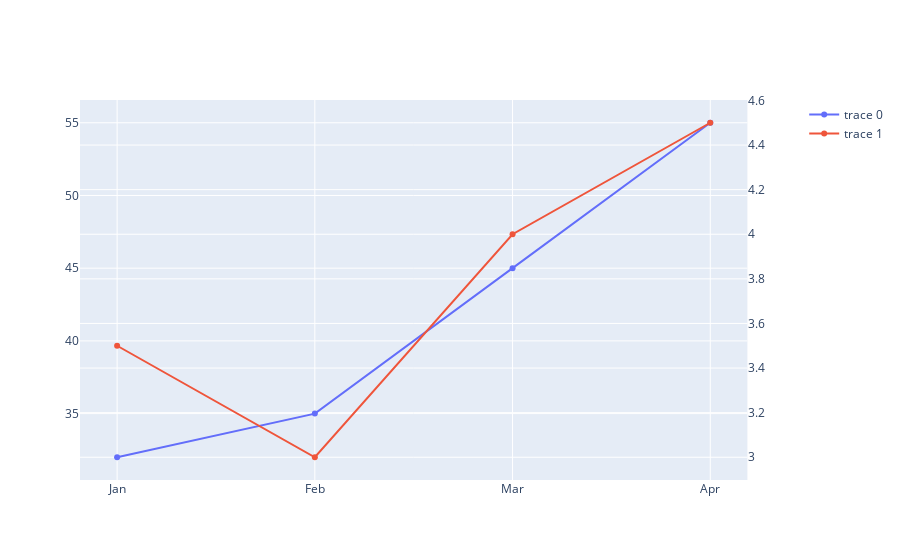

This figure's notebook cell:
### Markdown cell above
**Q3.1:** Using the melted temperature data (from Q1.1) and the `rainfall` dataframe: Filter both for 'NYC'. Create a dual-axis plot with 'Temp' on the left and 'Rain' on the right. (X-axis is 'Month').

### Code cell
# Your answer here

temp_nyc = temp_long[temp_long["City"] == "NYC"]
rain_nyc = rainfall[rainfall["City"] == "NYC"]

fig = make_subplots(specs = [[{"secondary_y":True}]])

fig.add_trace(go.Scatter(
    x = temp_nyc["Month"],
    y = temp_nyc["Temp"],
), secondary_y=False)

fig.add_trace(go.Scatter(
    x = rain_nyc["Month"],
    y = rain_nyc["Rain"],
), secondary_y=True)

fig.show()

### Figure 1 — Plotly figure (JSON) as saved in the notebook; plotly's stock layout.template omitted (floating-point values rounded to 4 significant figures)
{"data": [{"type": "scatter", "x": ["Jan", "Feb", "Mar", "Apr"], "xaxis": "x", "y": [32, 35, 45, 55], "yaxis": "y"}, {"type": "scatter", "x": ["Jan", "Feb", "Mar", "Apr"], "xaxis": "x", "y": [3.5, 3.0, 4.0, 4.5], "yaxis": "y2"}], "layout": {"xaxis": {"anchor": "y", "domain": [0, 0.94]}, "yaxis": {"anchor": "x", "domain": [0, 1]}, "yaxis2": {"anchor": "x", "overlaying": "y", "side": "right"}}}
